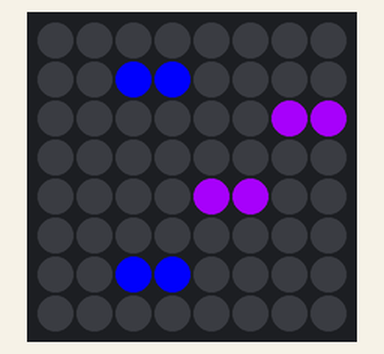
The program below on a simulated Raspberry Pi (BCM pin numbers) with a Sense HAT. Shown: the Sense HAT's 8×8 RGB LED matrix. At 6.0 s the program stops and its outputs stay as they are.

Above: at 0.1 s.

The program:

led_pattern.py
```python
#led_pattern.py
#Kyle Moore - 5-29-19

#Libraries
from sense_hat import SenseHat
from time import sleep


#main body
def main():

    #Variable Declarations & Initialization
    p = [160,32,240] #purple
    b = [0,0,255] #blue
    n = [0,0,0] #null
    i = 1
    sense = SenseHat()

    sense.clear() #Fresh Start

    #Loop - Sense HAT LED Cartesian Plane blinking
    while i <= 3:
        pattern_list_1=[n,n,n,n,n,n,n,n,
                        n,n,b,b,n,n,n,n,
                        n,n,n,n,n,n,p,p,
                        n,n,n,n,n,n,n,n,
                        n,n,n,n,p,p,n,n,
                        n,n,n,n,n,n,n,n,
                        n,n,b,b,n,n,n,n,
                        n,n,n,n,n,n,n,n]

        pattern_list_2=[n,n,n,n,n,n,n,n,
                        n,n,n,n,n,n,n,n,
                        n,n,n,n,n,n,n,n,
                        n,n,n,n,n,n,n,n,
                        n,n,n,n,n,n,n,n,
                        n,n,n,n,n,n,n,n,
                        n,n,n,n,n,n,n,n,
                        n,n,n,n,n,n,n,n]

        sense.set_pixels(pattern_list_1)
        sleep(0.5)
        sense.set_pixels(pattern_list_2)
        sleep(0.5)
        i = i + 1

    sleep(3.0)
    sense.clear()

main() #Call main()
```
